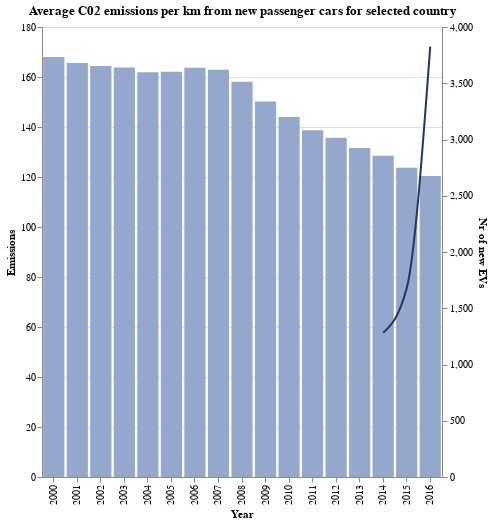

Notebook cell for this chart:
### Code cell
# Chart depicting relationship between emissions and number of new EVs over the years for period 2000-2016

base = alt.Chart(df_00_16).encode(
    alt.X('Year:O').title('Year'))

bar_chart2 = base.mark_bar().encode(
    alt.Y('Emissions:Q').title('Emissions'),
    tooltip=['Year', 'Emissions'],
    color=alt.value('#93a8cc')
).add_params(
    selection
).transform_filter(
    selection
).properties(
    title=(f'Average C02 emissions per km from new passenger cars for selected country'),
    width=400,
    height=450
)    

line_chart = base.mark_line(stroke='#203864', interpolate='monotone').encode(
    alt.Y('Nr_of_new_EVs').title('Nr of new EVs'),
    tooltip=['Year', 'Nr_of_new_EVs']
).add_params(
    selection
).transform_filter(
    selection
).properties(
    width=400,
    height=450
)    
        
full_chart_00_16 = alt.layer(bar_chart2, line_chart).resolve_scale(
    y='independent'
)
        
full_chart_00_16

### Figure 1 — Vega-Lite specification as saved in the notebook (floating-point values rounded to 4 significant figures; data arrays with more than 128 entries replaced by an {"elided": "..."} marker saying what was removed)
{"config": {"view": {"continuousWidth": 300, "continuousHeight": 300}}, "layer": [{"mark": {"type": "bar"}, "encoding": {"color": {"value": "#93a8cc"}, "tooltip": [{"field": "Year", "type": "quantitative"}, {"field": "Emissions", "type": "quantitative"}], "x": {"field": "Year", "title": "Year", "type": "ordinal"}, "y": {"field": "Emissions", "title": "Emissions", "type": "quantitative"}}, "name": "view_1", "title": "Average C02 emissions per km from new passenger cars for selected country", "transform": [{"filter": {"param": "param_1"}}]}, {"mark": {"type": "line", "interpolate": "monotone", "stroke": "#203864"}, "encoding": {"tooltip": [{"field": "Year", "type": "quantitative"}, {"field": "Nr_of_new_EVs", "type": "quantitative"}], "x": {"field": "Year", "title": "Year", "type": "ordinal"}, "y": {"field": "Nr_of_new_EVs", "title": "Nr of new EVs", "type": "quantitative"}}, "transform": [{"filter": {"param": "param_1"}}]}], "data": {"name": "data-009b5a2e3c5dfa1899f90e7ae9aaf0e9"}, "height": 450, "params": [{"name": "param_1", "select": {"type": "point", "fields": ["Country"]}, "bind": {"input": "select", "options": ["Austria", "Belgium", "Bulgaria", "Cyprus", "Czechia", "Denmark", "Estonia", "European Union - 27 countries (from 2020)", "Finland", "France", "Germany", "Greece", "Hungary", "Ireland", "Italy", "Latvia", "Lithuania", "Luxembourg", "Malta", "Netherlands", "Poland", "Portugal", "Romania", "Slovakia", "Slovenia", "Spain", "Sweden"], "name": "Country "}, "value": "Austria", "views": ["view_1"]}], "resolve": {"scale": {"y": "independent"}}, "width": 400, "$schema": "https://vega.github.io/schema/vega-lite/v5.20.1.json", "datasets": {"data-009b5a2e3c5dfa1899f90e7ae9aaf0e9": {"elided": "459 records"}}}
